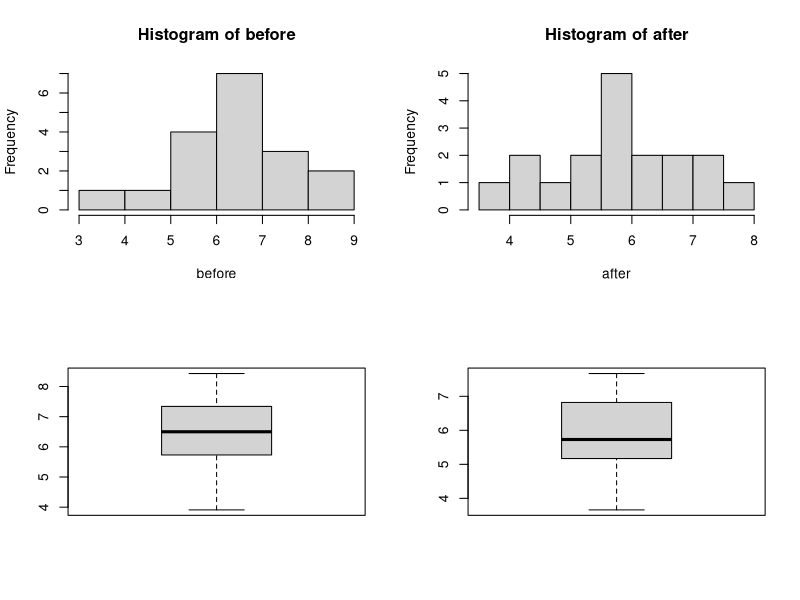
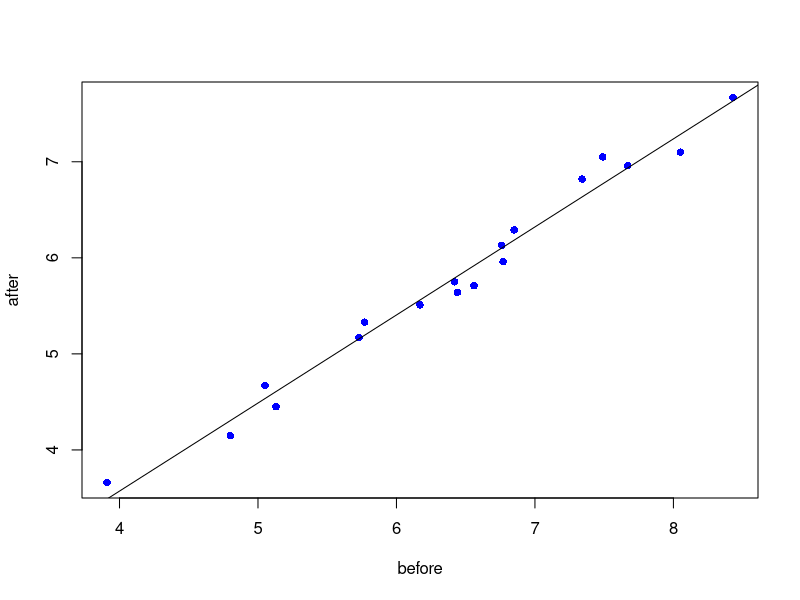
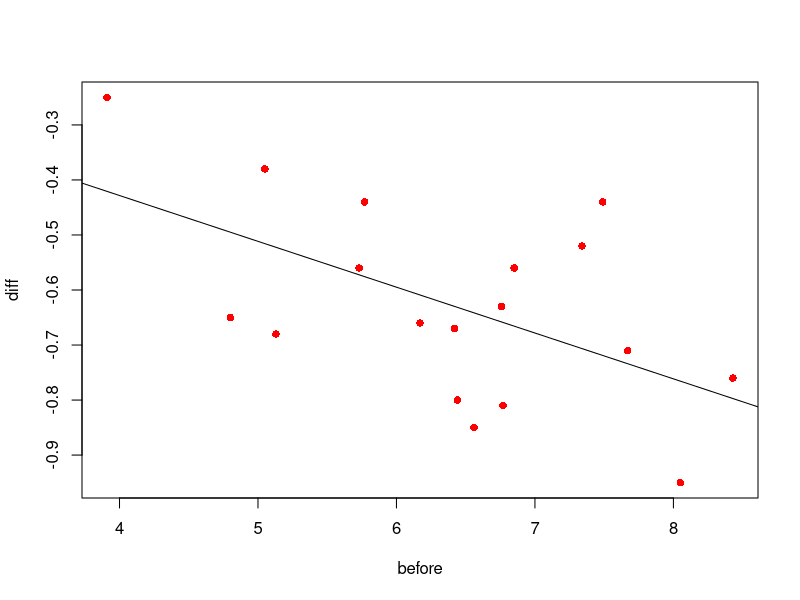
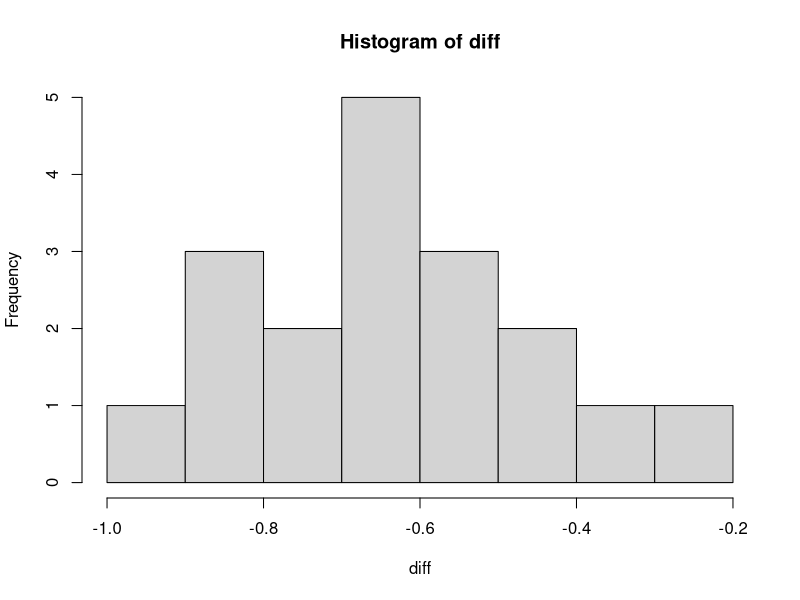
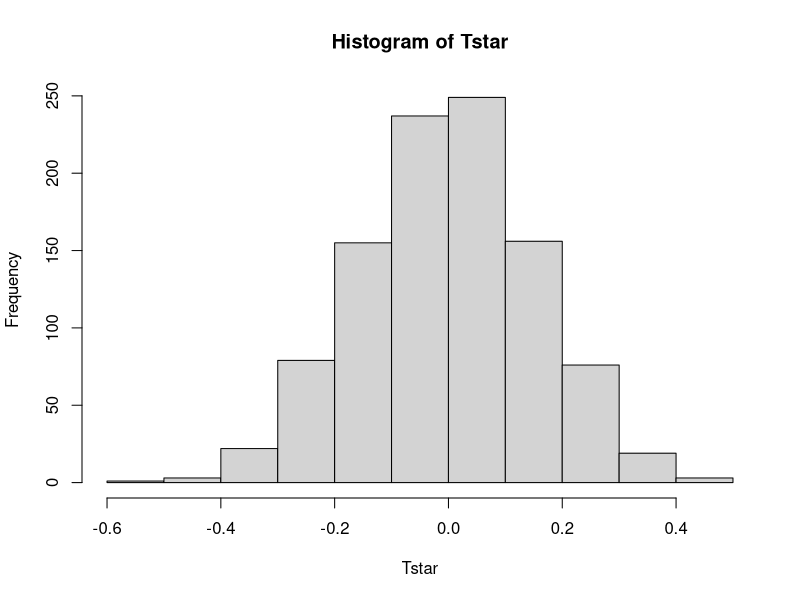
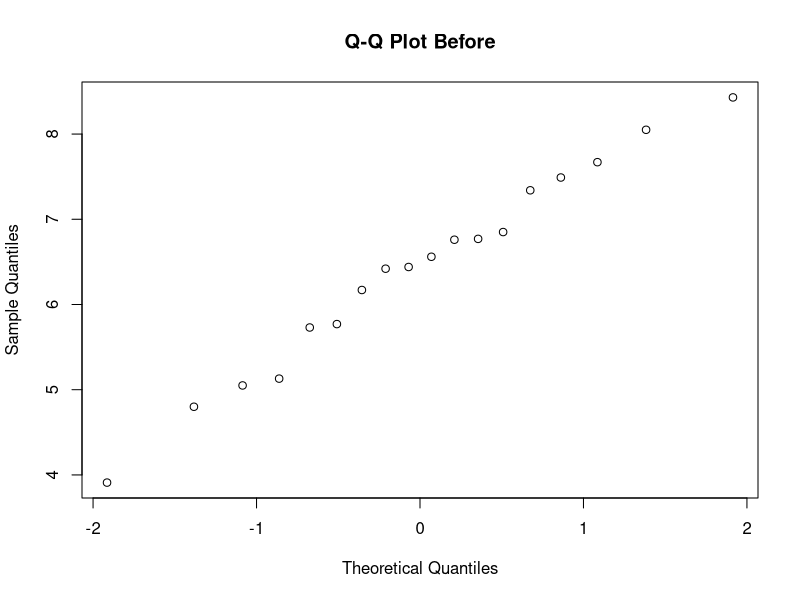
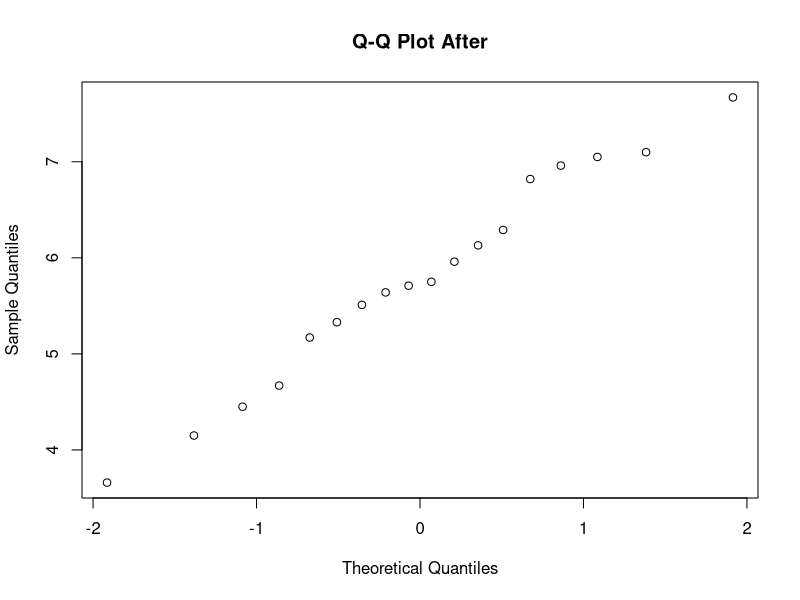

The R script that drew these images, in order:
data = read.table('data/cholesterol.txt',header=TRUE); data
before = data$Before
after = data$After8weeks


## EXERCISE 2A
summary(data)
shapiro.test(before)
shapiro.test(after)

par(mfrow = c(2,2))
hist(before); hist(after)
boxplot(before); boxplot(after)

par(mfrow=c(1,1))
reg = lm(after ~ before)
plot(before,after, pch=16, col="blue")
abline(reg)
summary(reg) #adj R^2 = 0.98 explained, correlated positively, but less than 1 so cholesterol level gets less. 

# but easier to see, if we remove before bias and only look at first differences:
diff = after - before
reg2 = lm(diff ~ before)
plot(before,diff, pch=16, col="red")
abline(reg2)
summary(reg2)
# notice that decrease in cholesterol level is higher for people who have higher cholesterol level before the experiment

# check if differences are normally distr.
shapiro.test(diff)
hist(diff)

## EXERCISE 2B


# add paired t-test
# shapiro for normality
# sign test?

#argue data is normal (reference to 2A) / else make use of shapiro test that differences are normally distr.


t.test(before,after,paired=TRUE)


#use perm. test
meansamples = function(x,y) {mean(x-y)}
B=1000; Tstar = numeric(B)
for (i in 1:B){
  dietstar = t(apply(cbind(before,after),1,sample))
  Tstar[i] = meansamples(dietstar[,1],dietstar[,2])
}
myt = meansamples(before,after)
hist(Tstar)

pl = sum(Tstar<myt)/B
pr = sum(Tstar>myt)/B
p = 2*min(pl,pr)
p

#pearson corr. test
cor.test(before,after)
qqnorm(before,main="Q-Q Plot Before")
qqnorm(after,main="Q-Q Plot After")

#seems like normal, but if not: use spearman
cor.test(before,after,method="spearman")


## EXERCISE 2C

# function that computes variance of uniformly distr. variable
unif_var = function(a,b){
  return ((1/12)*((b-a)^2))
}
summary(after)
# E(X) = (a+b)/2 = mean(after)
# So point estimate of b is 2*E(X)-3
theta_est = 2*mean(after)-3

#build 95%-CI for theta_est
n = length(after)
ci_theta = c(theta_est - qnorm(0.975)*(sqrt(unif_var(3,theta_est))/sqrt(n)), theta_est + qnorm(0.975)*(sqrt(unif_var(3,theta_est))/sqrt(n)))
ci_theta


## EXERCISE 2D

#bootstrap test
t = max(after); t

vP = rep(0,9)
vT = rep(0,9)
for (theta in 3:12){
  B = 1000; tstar=numeric(B)
  
  for (i in 1:B){
    xstar=runif(n,3,theta)
    tstar[i] = max(xstar)
  }
  
  pl = sum(tstar<t)/B; pr = sum(tstar>t)/B
  p = 2*min(pl,pr); p
  
  vT[theta-2] = theta
  vP[theta-2] = p
  
}
res = rbind(vT,vP); res

# kolmogorov-smirnov can not be applied, explain.... (totally diff test)


## EXERCISE 2E
# sign test for the median with binomial distr.
s = sum(after<6); s
binom.test(s,n,p=0.5,alt="g") 

# fraction of cholesterol levels lower than 4.5 in after is at most 0.25
s2 = (sum(after<4.5))
binom.test(s2,n,p=0.25,alt="l")
